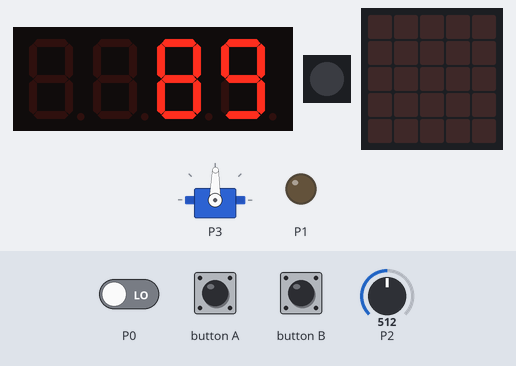
Simulated run of this program. Board: Calliope mini (MakeCode). Parts: 4-digit seven-segment display, servo, 1 RGB LEDs in strip order, left to right, the board's 5×5 LED display, output pins drawn as LEDs (lit = HIGH). Inputs (shaded band) come from the test bench; at power-on: P2 = 512, P0 LOW (analog values on the 0–1023 scale).

Above: at 1.2 s.
1.3 s: button B pressed for 0.15 s
At 1.6 s:
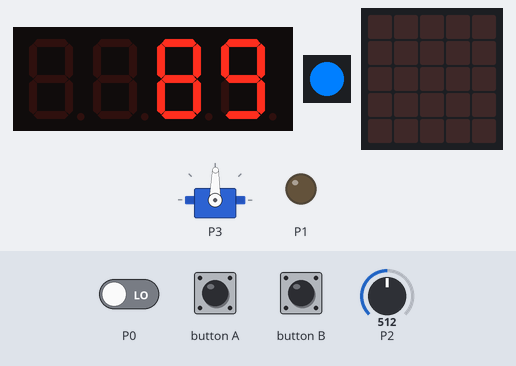
2.0 s: button A pressed for 0.15 s
At 2.25 s:
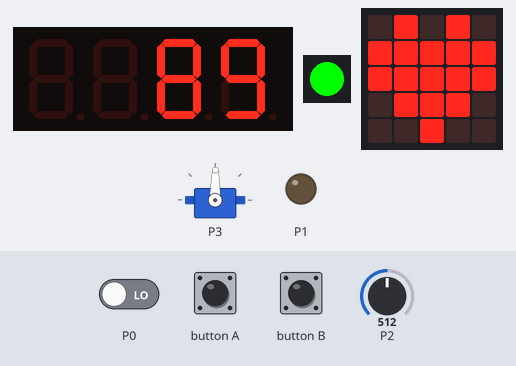
2.7 s: button A pressed for 0.15 s
At 2.85 s:
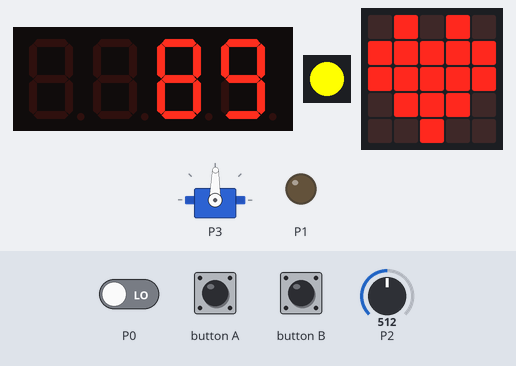
3.4 s: button B pressed for 0.15 s
4.1 s: button A pressed for 0.15 s
4.8 s: P2 set to 716
At 7.61 s:
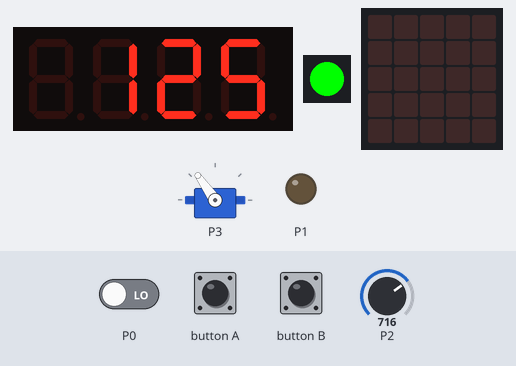
Timing chart, 0 to 10.2 s (numbered marks = the images above; inputs shaded):
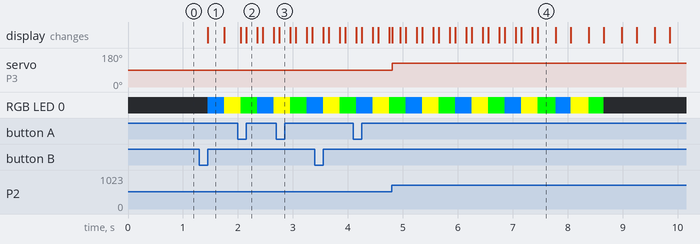

Measured:
- after the input at 1.3 s, RGB LED 0: off → RGB(0, 127, 255) after 0.15 s, → RGB(255, 255, 0) 0.30 s later
- after the input at 2.0 s, the display: first differs from a run without the input after 0.15 s (image 2)
- after the input at 4.8 s, servo on P3: 89° → 125° at once

The program:

main.ts
```typescript
// Anzeige und RGB
input.onButtonEvent(Button.A, input.buttonEventClick(), function () {
    for (let index = 0; index < 4; index++) {
        A_anzeige()
    }
    basic.showLeds(`
        . . . . .
        . . . . .
        . . . . .
        . . . . .
        . . . . .
        `)
})
function A_anzeige () {
    basic.showIcon(IconNames.Heart, 300)
    basic.showIcon(IconNames.SmallHeart, 300)
}
// Pieps
input.onButtonEvent(Button.B, input.buttonEventClick(), function () {
    for (let index = 0; index < 4; index++) {
        A_RGB()
    }
    basic.setLedColor(0x000000)
})
function A_RGB () {
    basic.setLedColor(0x007fff)
    basic.pause(300)
    basic.setLedColor(0xffff00)
    basic.pause(300)
    basic.setLedColor(basic.rgb(0, 255, 0))
    basic.pause(300)
}
let Winkel = 0
let _4digit = grove.createDisplay(DigitalPin.C16, DigitalPin.C17)
_4digit.set(7)
// Roter Knopf P0 Ventilator P1
// links auf Brett
basic.forever(function () {
    if (pins.digitalReadPin(DigitalPin.P0) == 1) {
        pins.digitalWritePin(DigitalPin.P1, 1)
    } else {
        pins.digitalWritePin(DigitalPin.P1, 0)
    }
})
// Rotationssensor P2
// Servo P3
// rechts auf Brett
basic.forever(function () {
    Winkel = Math.map(pins.analogReadPin(AnalogPin.P2), 0, 1023, 0, 179)
    _4digit.show(Winkel)
    pins.servoWritePin(AnalogPin.P3, Winkel)
})
```

test.ts
```typescript
// Hier kann man Tests durchführen; diese Datei wird nicht kompiliert, wenn dieses Paket als Erweiterung verwendet wird.
```
